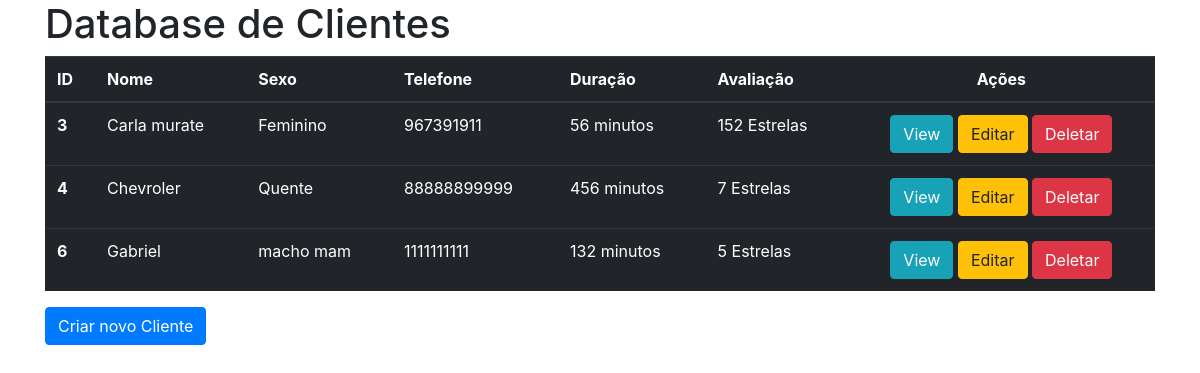
Page /movies/ on the committed database.
### movies/models.py (models this page shows)
class Movie(models.Model):
    title = models.CharField(max_length=255)
    synopsis = models.TextField()
    actors = models.CharField(max_length=255)
    genre = models.CharField(max_length=255)
    uf = models.CharField(max_length=55, null=True, blank=True)
    telefone = models.CharField(max_length=20)
    duration = models.IntegerField()
    rate = models.IntegerField()

### movies/views.py (the view)
# urls.py: path('', views.index, name='movies_index'),
def index(request):
    movies = Movie.objects.all()
    context = { 'movies': movies }
    if 'edit_id' in request.GET:
        context = { **context, 'message': 'edit', 'message_id': request.GET['edit_id'] }
    if 'delete_id' in request.GET:
        context = { **context, 'message': 'delete', 'message_id': request.GET['delete_id'] }
    template = loader.get_template('movies/index.html')
    return HttpResponse(template.render(context, request))

### movies/templates/movies/index.html (shortened to what this page needs)
{% load static %}
<html>
    <head>
        <link rel="stylesheet" href="{% static 'movies/bootstrap-4.1.3/css/bootstrap.min.css' %}" >
    </head>
    <div class="container">
        <h1>Database de Clientes</h1>
        <table class="table table-dark">
            <thead>
                <tr>
                    <th>ID</th>
                    <th>Nome</th>
                    <th>Sexo</th>
                    <th>Telefone</th>
                    <th>Duração</th>
                    <th>Avaliação</th>
                    <th class="text-center">Ações</span></th>
                </tr>
            </thead>
            <tbody>
                {% for movie in movies %}
                <tr>
                    <th>{{ movie.id }}</th>
                    <td>{{ movie.title }}</td>
                    <td>{{ movie.genre }}</td>
                    <td>{{ movie.telefone }}</td>
                    <td>{{ movie.duration }} minutos</td>
                    <td>{{ movie.rate }} Estrelas</td>
                    <td  class="text-center">
                        <a class="btn btn-info" href="{% url 'movies_view' movie.id %}">View</a>
                        <a class="btn btn-warning" href="{% url 'movies_edit' movie.id %}">Editar</a>
                        <a class="btn btn-danger" href="{% url 'movies_delete' movie.id %}">Deletar</a>
                    </td>
                </tr>
                {% endfor %}
            </tbody>
        </table>
        <p><a class="btn btn-primary" href="{% url 'movies_create' %}">Criar novo Cliente</a></p>
    </div>
</html>

### rows in the picture
Movie: id "3", title "Carla murate", genre "Feminino", telefone "967391911", duration "56", rate "152"
Movie: id "4", title "Chevroler", genre "Quente", telefone "88888899999", duration "456", rate "7"
Movie: id "6", title "Gabriel", genre "macho mam", telefone "1111111111", duration "132", rate "5"
